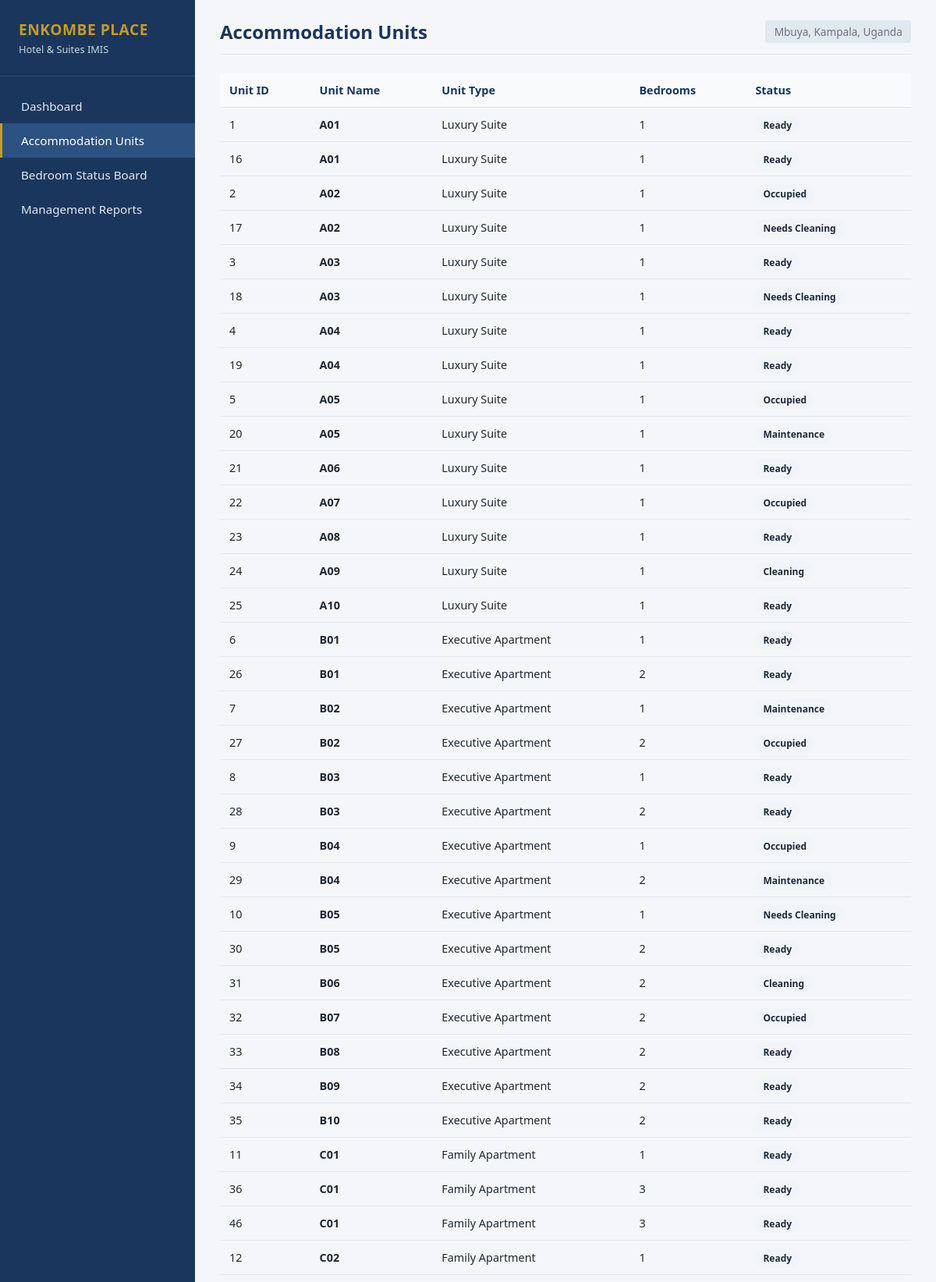
/unit.php (signed in, upper part), run on the app's committed database.
### tables this page shows
CREATE TABLE `accommodation_units` (
  `unit_id` int(11) NOT NULL,
  `unit_name` varchar(100) DEFAULT NULL,
  `unit_type` varchar(100) DEFAULT NULL,
  `bedrooms` int(11) DEFAULT NULL,
  `status` varchar(50) DEFAULT NULL
);

### unit.php (the view, shortened to what this page needs)
<?php
require_once 'config.php';
require_once 'layout.php';
$units = $pdo->query("SELECT * FROM accommodation_units ORDER BY unit_name ASC")->fetchAll();
?>
<table>
    <thead>
        <tr>
            <th>Unit ID</th>
            <th>Unit Name</th>
            <th>Unit Type</th>
            <th>Bedrooms</th>
            <th>Status</th>
        </tr>
    </thead>
    <tbody>
        <?php foreach ($units as $u): ?>
            <tr>
                <td><?= htmlspecialchars($u['unit_id']) ?></td>
                <td><strong><?= htmlspecialchars($u['unit_name']) ?></strong></td>
                <td><?= htmlspecialchars($u['unit_type']) ?></td>
                <td><?= htmlspecialchars($u['bedrooms'] ?? '1') ?></td>
                <td>
                    <span style="padding:4px 10px; border-radius:12px; font-size:12px; font-weight:600; background:#f1f5f9; color:#1e293b;">
                        <?= htmlspecialchars($u['status']) ?>
                    </span>
                </td>
            </tr>
        <?php endforeach; ?>
    </tbody>
</table>
<?php if (function_exists('renderFooter')) renderFooter(); ?>

### style.css (style rules this page uses)
:root { --primary: #1b365d; --secondary: #2c5282; --accent: #c59b27; --bg: #f4f6f9; --card: #ffffff; --text: #1f2937; --muted: #6b7280; --border: #e5e7eb; --success: #15803d; --warning: #b45309; --danger: #b91c1c; --info: #1d4ed8; }
* { box-sizing: border-box; margin: 0; padding: 0; font-family: 'Segoe UI', Tahoma, sans-serif; }
body { background: var(--bg); color: var(--text); }
table { width: 100%; border-collapse: collapse; font-size: 0.9rem; }
th, td { padding: 0.75rem; text-align: left; border-bottom: 1px solid var(--border); }
th { background: #f8fafc; color: var(--primary); font-weight: 600; }

### data on the page
accommodation_units: unit_id "1", unit_name "A01", unit_type "Luxury Suite", bedrooms "1", status "Ready"
accommodation_units: unit_id "16", unit_name "A01", unit_type "Luxury Suite", bedrooms "1", status "Ready"
accommodation_units: unit_id "2", unit_name "A02", unit_type "Luxury Suite", bedrooms "1", status "Occupied"
accommodation_units: unit_id "17", unit_name "A02", unit_type "Luxury Suite", bedrooms "1", status "Needs Cleaning"
accommodation_units: unit_id "3", unit_name "A03", unit_type "Luxury Suite", bedrooms "1", status "Ready"
accommodation_units: unit_id "18", unit_name "A03", unit_type "Luxury Suite", bedrooms "1", status "Needs Cleaning"
accommodation_units: unit_id "4", unit_name "A04", unit_type "Luxury Suite", bedrooms "1", status "Ready"
accommodation_units: unit_id "19", unit_name "A04", unit_type "Luxury Suite", bedrooms "1", status "Ready"
accommodation_units: unit_id "5", unit_name "A05", unit_type "Luxury Suite", bedrooms "1", status "Occupied"
accommodation_units: unit_id "20", unit_name "A05", unit_type "Luxury Suite", bedrooms "1", status "Maintenance"
accommodation_units: unit_id "21", unit_name "A06", unit_type "Luxury Suite", bedrooms "1", status "Ready"
accommodation_units: unit_id "22", unit_name "A07", unit_type "Luxury Suite", bedrooms "1", status "Occupied"
accommodation_units: unit_id "23", unit_name "A08", unit_type "Luxury Suite", bedrooms "1", status "Ready"
accommodation_units: unit_id "24", unit_name "A09", unit_type "Luxury Suite", bedrooms "1", status "Cleaning"
accommodation_units: unit_id "25", unit_name "A10", unit_type "Luxury Suite", bedrooms "1", status "Ready"
accommodation_units: unit_id "6", unit_name "B01", unit_type "Executive Apartment", bedrooms "1", status "Ready"
accommodation_units: unit_id "26", unit_name "B01", unit_type "Executive Apartment", bedrooms "2", status "Ready"
accommodation_units: unit_id "7", unit_name "B02", unit_type "Executive Apartment", bedrooms "1", status "Maintenance"
accommodation_units: unit_id "27", unit_name "B02", unit_type "Executive Apartment", bedrooms "2", status "Occupied"
accommodation_units: unit_id "8", unit_name "B03", unit_type "Executive Apartment", bedrooms "1", status "Ready"
accommodation_units: unit_id "28", unit_name "B03", unit_type "Executive Apartment", bedrooms "2", status "Ready"
accommodation_units: unit_id "9", unit_name "B04", unit_type "Executive Apartment", bedrooms "1", status "Occupied"
accommodation_units: unit_id "29", unit_name "B04", unit_type "Executive Apartment", bedrooms "2", status "Maintenance"
accommodation_units: unit_id "10", unit_name "B05", unit_type "Executive Apartment", bedrooms "1", status "Needs Cleaning"
accommodation_units: unit_id "30", unit_name "B05", unit_type "Executive Apartment", bedrooms "2", status "Ready"
accommodation_units: unit_id "31", unit_name "B06", unit_type "Executive Apartment", bedrooms "2", status "Cleaning"
accommodation_units: unit_id "32", unit_name "B07", unit_type "Executive Apartment", bedrooms "2", status "Occupied"
accommodation_units: unit_id "33", unit_name "B08", unit_type "Executive Apartment", bedrooms "2", status "Ready"
accommodation_units: unit_id "34", unit_name "B09", unit_type "Executive Apartment", bedrooms "2", status "Ready"
accommodation_units: unit_id "35", unit_name "B10", unit_type "Executive Apartment", bedrooms "2", status "Ready"
accommodation_units: unit_id "11", unit_name "C01", unit_type "Family Apartment", bedrooms "1", status "Ready"
accommodation_units: unit_id "36", unit_name "C01", unit_type "Family Apartment", bedrooms "3", status "Ready"
accommodation_units: unit_id "46", unit_name "C01", unit_type "Family Apartment", bedrooms "3", status "Ready"
accommodation_units: unit_id "12", unit_name "C02", unit_type "Family Apartment", bedrooms "1", status "Ready"

### other printed values
$title "Accommodation Units"
